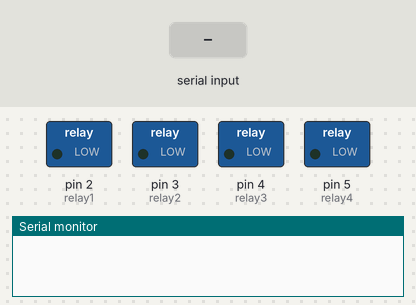
This sketch was run on a simulated Arduino Uno, built with avr-gcc and run on an emulated ATmega328P. On the bench: switched loads named in the sketch (green lamp = pin HIGH), the last lines printed to the serial monitor. Inputs (shaded band) come from the test bench.

Above: at 1.2 s.
1.3 s: "a" received over Serial
At 2.4 s:
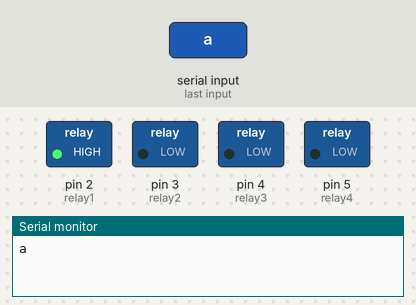
2.8 s: "b" received over Serial
At 3.6 s:
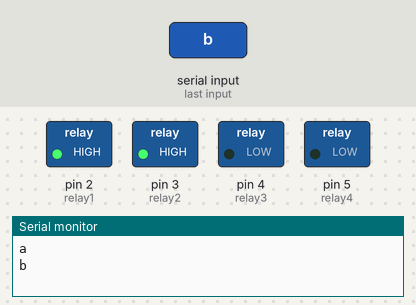
4.3 s: "A" received over Serial
At 4.7 s:
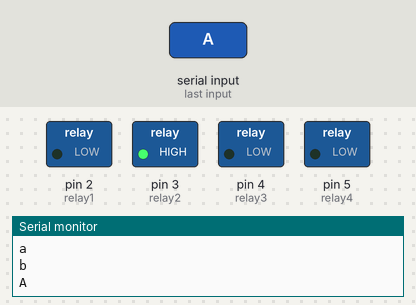
5.8 s: "c" received over Serial
At 7.0 s:
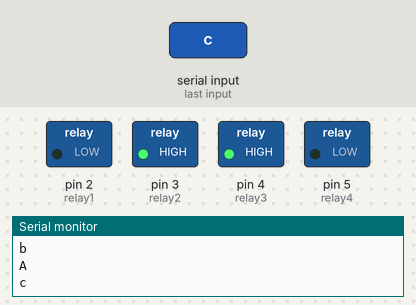
7.3 s: "B" received over Serial
At 8.2 s:
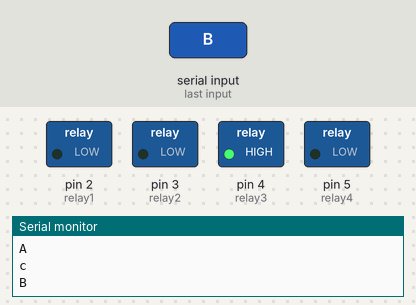
8.8 s: "d" received over Serial
At 9.3 s:
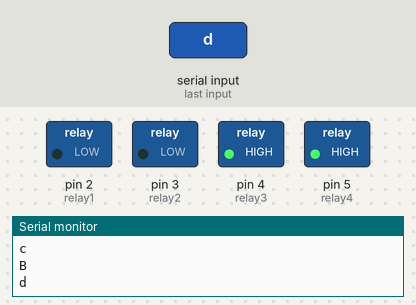
Timing chart, 0 to 11.3 s (numbered marks = the images above; inputs shaded):
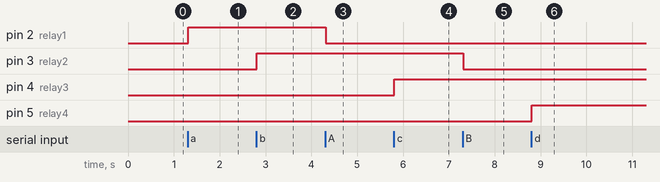

Measured:
- after the input at 1.3 s, pin 2 (relay1): LOW → HIGH at once
- after the input at 2.8 s, pin 3 (relay2): LOW → HIGH at once
- after the input at 4.3 s, pin 2 (relay1): HIGH → LOW at once
- after the input at 5.8 s, pin 4 (relay3): LOW → HIGH at once
- after the input at 7.3 s, pin 3 (relay2): HIGH → LOW at once
- after the input at 8.8 s, pin 5 (relay4): LOW → HIGH at once

The sketch:

Miniproject3sem.ino
```cpp
#include <EEPROM.h>
#include <SoftwareSerial.h>
String inputs;
#define relay1 2 //Connect relay1 to pin 6
#define relay2 3 //Connect relay2 to pin 5
#define relay3 4 //Connect relay3 to pin 4
#define relay4 5 //Connect relay4 to pin 3

void setup()
{
Serial.begin(9600); //Set rate for communicating with phone
pinMode(relay1, OUTPUT);
pinMode(relay2, OUTPUT);
pinMode(relay3, OUTPUT);
pinMode(relay4, OUTPUT);

digitalWrite(relay1, LOW);
digitalWrite(relay2, LOW);
digitalWrite(relay3, LOW);
digitalWrite(relay4, LOW);

}
void loop()
{
while(Serial.available()) //Check if there are available bytes to read
{
delay(10); //Delay to make it stable
char c = Serial.read(); //Conduct a serial read
if (c == '#'){
break; //Stop the loop once # is detected after a word
}
inputs += c; //Means inputs = inputs + c
}
if (inputs.length() >0)
{
Serial.println(inputs);

if(inputs == "A")          // suppose 1st is BULB in the application and if ONN button is press then 'a' command goes to arduino and then BULB is onn otherwise if push OFF button the 'A' command goes to arduino and BULB is off
{
digitalWrite(relay1, LOW);
}
else if(inputs == "a")
{
digitalWrite(relay1, HIGH);
}
else if(inputs == "B")      // suppose 2nd is LED in the application and if ONN button is press then 'b' command goes to arduino and then LED is onn otherwise if push OFF button the 'B' command goes to arduino and LED is off
{
digitalWrite(relay2, LOW);
}
else if(inputs == "b")
{
digitalWrite(relay2, HIGH);
}
else if(inputs == "C")    // suppose 3rd is FAN in the application and if ONN button is press then 'c' command goes to arduino and then FAN is onn otherwise if push OFF button the 'C' command goes to arduino and FAN is off
{
digitalWrite(relay3, LOW);
}
else if(inputs == "c")
{
digitalWrite(relay3, HIGH);
}
else if(inputs == "D")
{
digitalWrite(relay4, LOW);   // suppose 4th is AC in the application and if ONN button is press then 'd' command goes to arduino and then AC is onn otherwise if push OFF button the 'D command goes to arduino and AC is off
}
else if(inputs == "d")
{
digitalWrite(relay4, HIGH);
}

inputs="";
}
}
```
